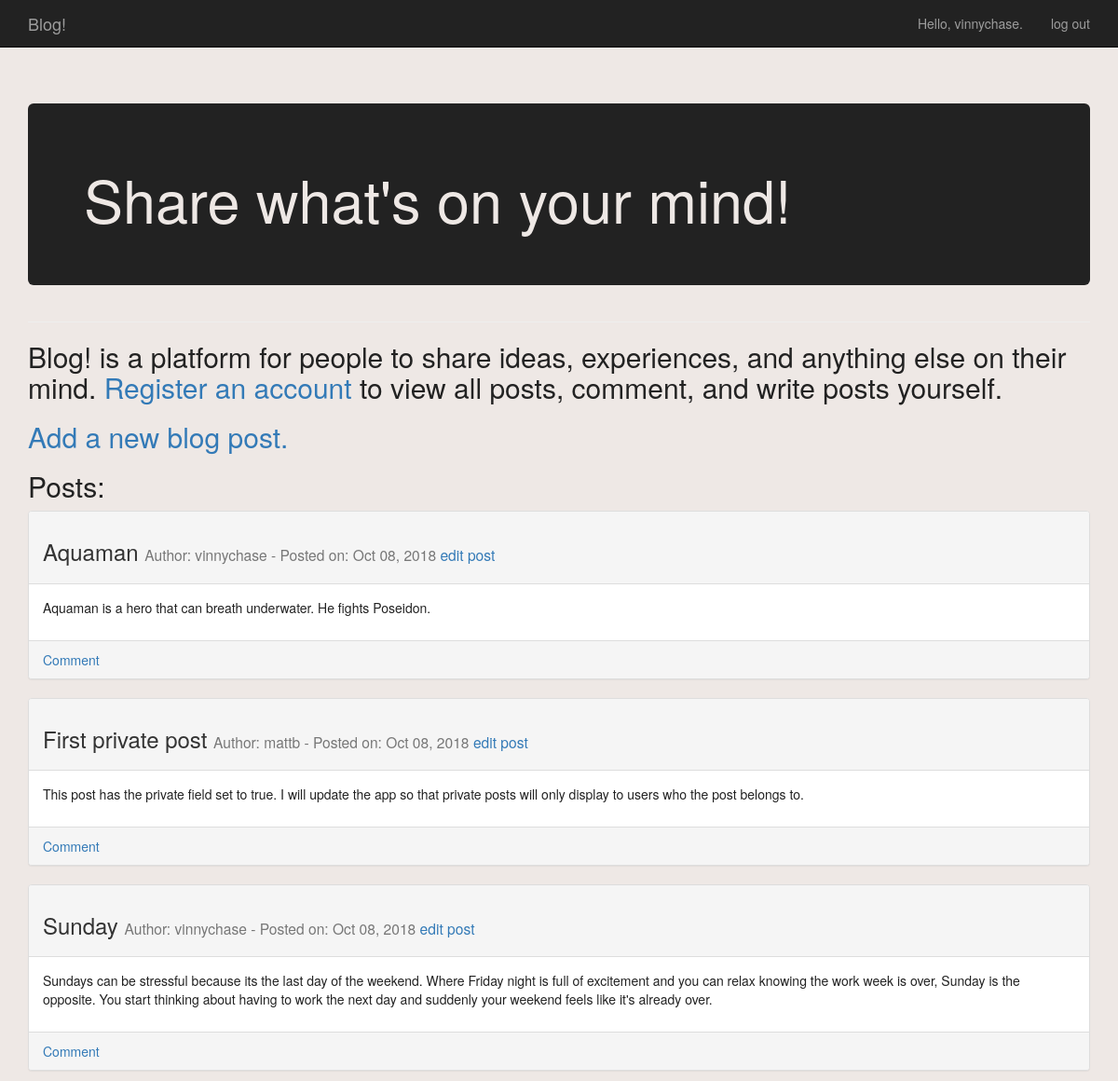
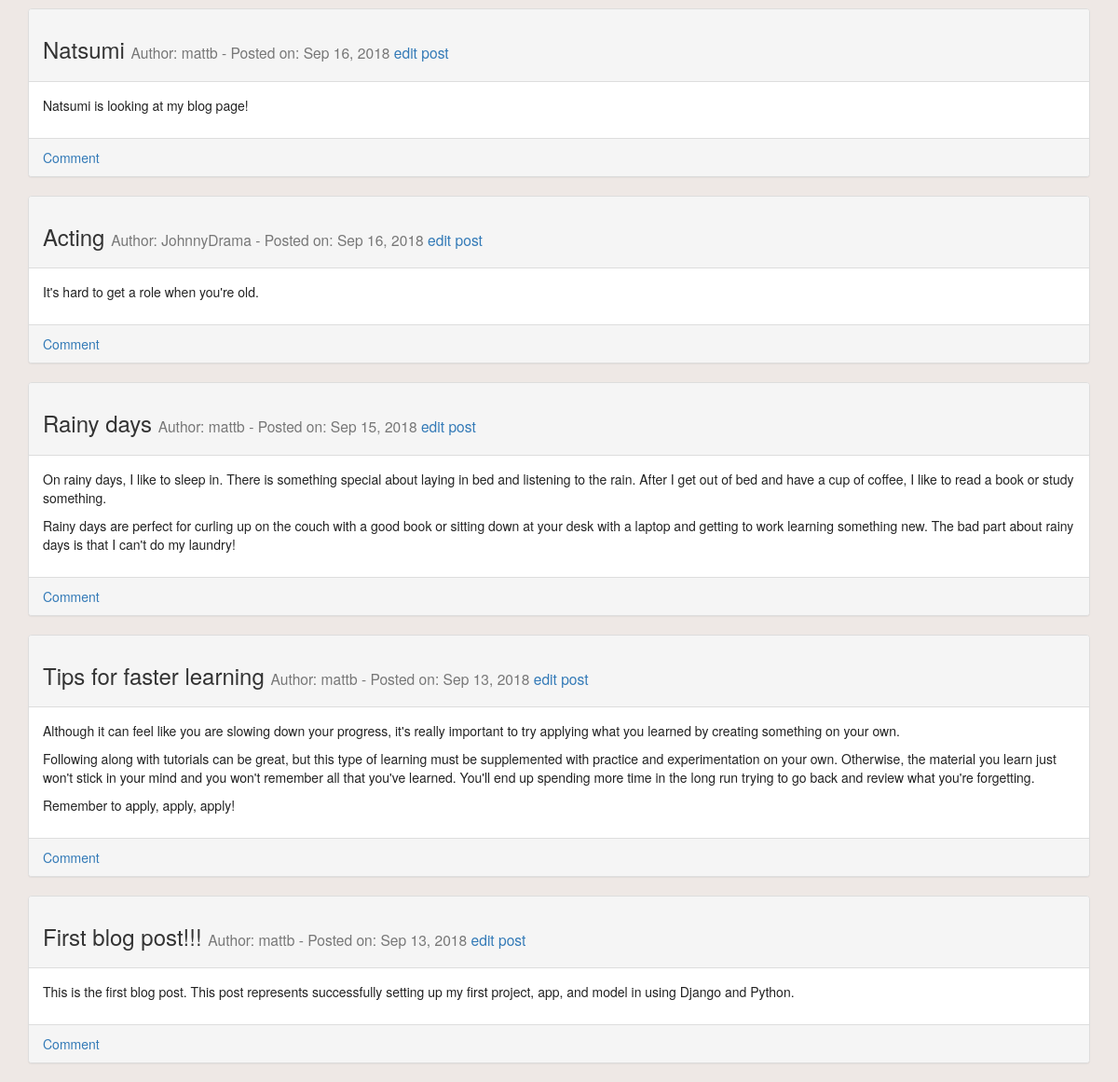
Screenshot of / (signed in) with the database file from the repository (2 pictures, top to bottom).
### blog/models.py (models this page shows)
class Post(models.Model):
	title = models.CharField(max_length=255)
	content = models.TextField()
	posted_on = models.DateTimeField(auto_now_add=True)
	author = models.ForeignKey(User, on_delete=models.CASCADE)
	private = models.BooleanField(default=False)
	def __str__(self):
		return self.title

### blog/views.py (the view)
# urls.py: path('', views.index, name='index'),
def index(request):
	if request.user.is_authenticated:
		posts = Post.objects.order_by('-posted_on')
	else:
		posts = Post.objects.filter(private=False).order_by('-posted_on')
	context = {'posts': posts}
	return render(request, 'blog/index.html', context)

### blog/templates/blog/index.html (shortened to what this page needs)
{% extends "blog/base.html" %}
{% block header %}
  <div class='jumbotron'>
	<h1>Share what's on your mind!</h1>
  </div>
{% endblock header %}
{% block content %}
  <h2>Blog! is a platform for people to share ideas, experiences, and anything else on their mind. <a href="{% url 'users:register' %}">Register an account</a> to view all posts, comment, and write posts yourself.</h2>
  <h2>
    <a href="{% url 'blog:new_post' %}">Add a new blog post.</a>
  </h2>
  <h2>Posts:</h2>
  {% for post in posts %}
    <div class="panel panel-default">
	  <div class="panel-heading">
		<h3>
		  {{ post }}
		  <small>
			Author: {{ post.author }} - Posted on: {{ post.posted_on|date:'M d, Y' }} <a href="{% url 'blog:edit_post' post.id %}">edit post</a>
		  </small>
		</h3>
	  </div>
	  <div class="panel-body">
	    {{ post.content|linebreaks }}
	  </div>
	  <div class="panel-footer">
	  <a href="{% url 'blog:new_comment' post.id %}">Comment</a>
 	  </div>
   </div>
  {% empty %}
	There are no entries for this topic yet.
  {% endfor %}
{% endblock content %}

### blog/templates/blog/base.html (shortened to what this page needs)
{% load bootstrap3 %}
<!DOCTYPE html>
<html lang="en">
  <head>
	{% bootstrap_css %}
	{% load static %}
	<link rel="stylesheet" type="text/css" href="{% static 'blog/styles.css' %}">
  </head>
  <body>
    <nav class="navbar navbar-inverse navbar-static-top">
	  <div class="container">
	    <div class="navbar-header">
		  <a class="navbar-brand" href="{% url 'blog:index' %}">Blog!</a>
		</div>
		<div id="navbar" class="navbar-collapse collapse">
		  <ul class="nav navbar-nav navbar-right">
			{% if user.is_authenticated %}
			  <li><a>Hello, {{ user.username }}.</a></li>
			  <li><a href="{% url 'users:logout' %}">log out</a></li>
			{% else %}
			  <li><a href="{% url 'users:register' %}">register</a></li>
			  <li><a href="{% url 'users:login' %}">log in</a></li>
			{% endif %}
		  </ul>
		</div>
	  </div>
	</nav>
    <div class="container">
	  <div class="page-header">
			{% block header %}{% endblock header %}
	  </div>
	  <div>
	    {% block content %}{% endblock content %}
	  </div>
  </div>
  </body>
</html>

### blog/static/blog/styles.css (style rules this page uses)
body { color: #222; background-color: #EEE8E5; }
.jumbotron { background-color: #222; color: #EEE8E5; }
.panel-heading, panel-body { border-color: #222; }

### rows the page displays
Post: title "Aquaman", author "vinnychase", posted_on "Oct 08, 2018", content "Aquaman is a hero that can breath underwater. He fights Poseidon."
Post: title "First private post", author "mattb", posted_on "Oct 08, 2018", content "This post has the private field set to true. I will update the app so that private posts will only display to users who the post belongs to."
Post: title "Sunday", author "vinnychase", posted_on "Oct 08, 2018", content "Sundays can be stressful because its the last day of the weekend. Where Friday night is full of excitement and you can relax knowing the work week is over, Sunday is the opposite. You start thinking about having to work the next day and suddenly your weekend feels like it's already over."
Post: title "Natsumi", author "mattb", posted_on "Sep 16, 2018", content "Natsumi is looking at my blog page!"
Post: title "Acting", author "JohnnyDrama", posted_on "Sep 16, 2018", content "It's hard to get a role when you're old."
Post: title "Rainy days", author "mattb", posted_on "Sep 15, 2018", content "On rainy days, I like to sleep in. There is something special about laying in bed and listening to the rain. After I get out of bed and have a cup of coffee, I like to read a book or study something. Rainy days are perfect for curling up on the couch with a good book or sitting down at your desk with a laptop and getting to work learning something new. The bad part about rainy days is that I can't do my laundry!"
Post: title "Tips for faster learning", author "mattb", posted_on "Sep 13, 2018", content "Although it can feel like you are slowing down your progress, it's really important to try applying what you learned by creating something on your own. Following along with tutorials can be great, but this type of learning must be supplemented with practice and experimentation on your own. Otherwise, the material you learn just won't stick in your mind and you won't remember all that you've learned. You'll end up spending more time in the long run trying to go back and review what you're forgetting. Remember to apply, apply, apply!"
Post: title "First blog post!!!", author "mattb", posted_on "Sep 13, 2018", content "This is the first blog post. This post represents successfully setting up my first project, app, and model in using Django and Python."

### other values shown
{{ user.username }} "vinnychase"
